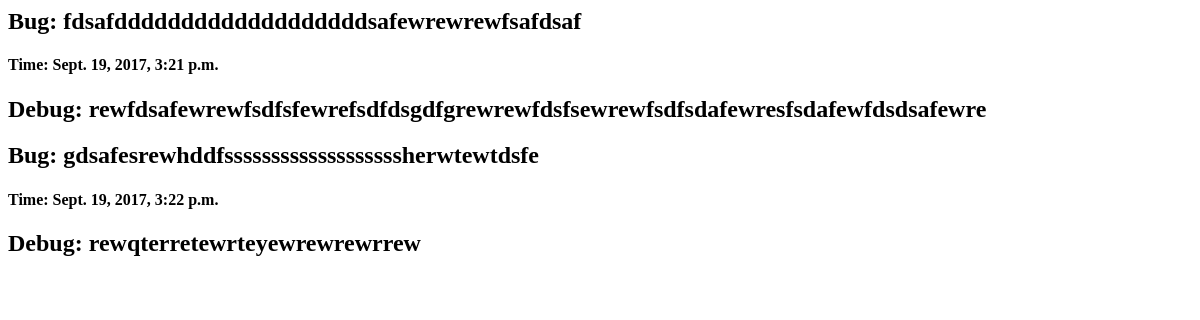
The page /debug/ on the database as committed earlier.
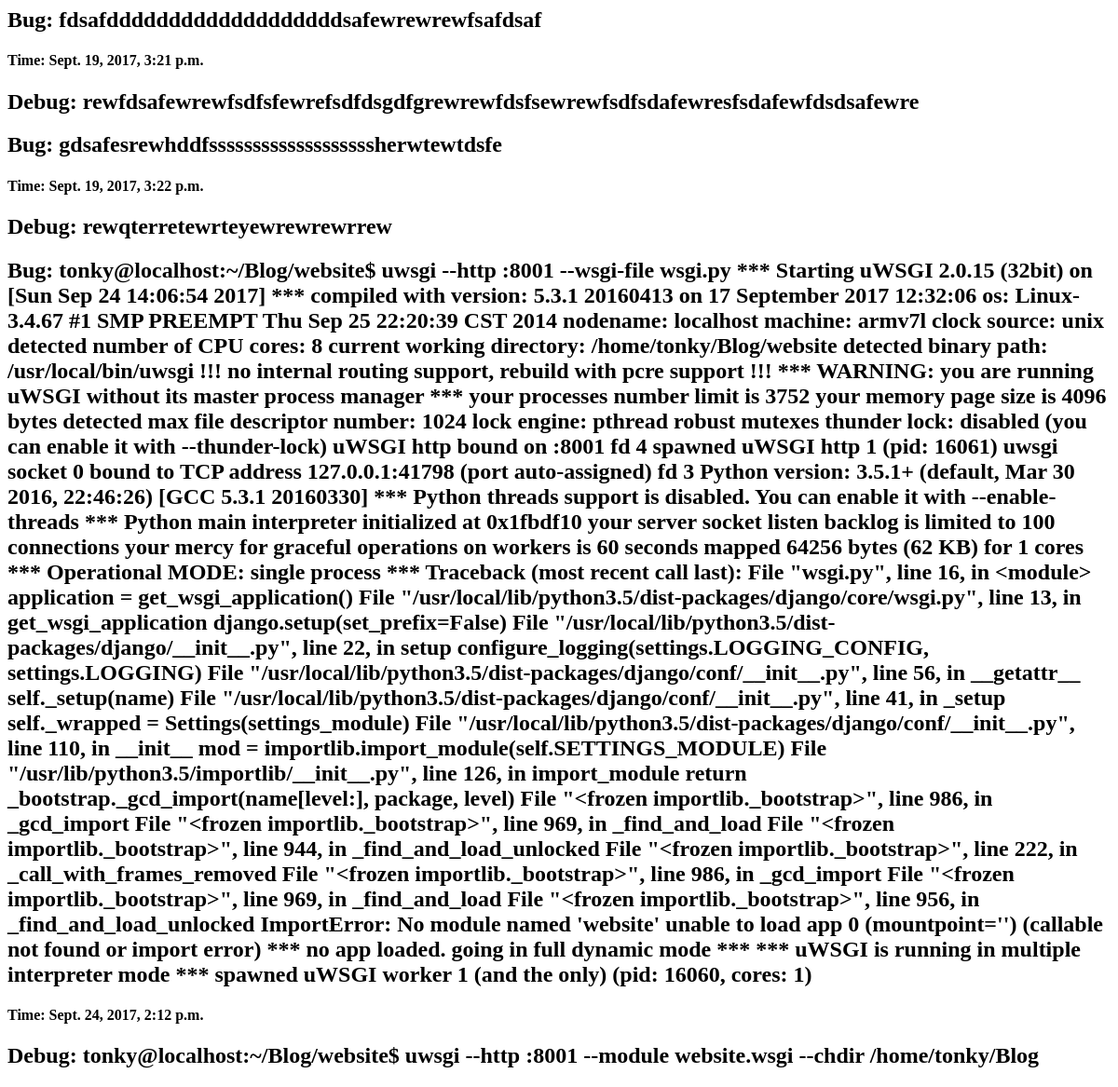
The same page on the database as committed later.
### blog/models.py (models this page shows)
class Debug(models.Model):
	bug = models.TextField()
	env = models.CharField(max_length = 150)
	timestamp = models.DateTimeField()
	debug = models.TextField()

### blog/views.py (the view)
# urls.py: url(r'^debug/$',debug),
def debug(request):
	debug_list = Debug.objects.all()
	return render_to_response('debug.html',{'debug_list' : debug_list})

### blog/templates/debug.html (shortened to what this page needs)
{% for debug in debug_list %}
<h2>Bug: {{ debug.bug }}</h2>
<h4>Time: {{ debug.timestamp }}</h4>
<h2>Debug: {{ debug.debug }}</h2>
{% endfor %}

Rows that differ between the two databases and show on the page:
added Debug: bug "tonky@localhost:~/Blog/website$ uwsgi --http :8001 --wsgi-file wsgi.py *** Starting uWSGI 2.0.15 (32bit) on [Sun Sep 24 14:06:54 2017] *** compiled with version: 5.3.1 20160413 on 17 September 2017 12:32:06 os: Linux-3.4.67 #1 SMP PREEMPT Thu Sep 25 22:20:39 CST 2014 nodename: localhost machine: armv7l clock source: unix detected number of CPU cores: 8 current working directory: /home/tonky/Blog/website detected binary path: /usr/local/bin/uwsgi !!! no internal routing support, rebuild with pcre support !!! *** WARNING: you are running uWSGI without its master process manager *** your processes number limit is 3752 your memory page size is 4096 bytes detected max file descriptor number:…", timestamp "Sept. 24, 2017, 2:12 p.m.", debug "tonky@localhost:~/Blog/website$ uwsgi --http :8001 --module website.wsgi --chdir /home/tonky/Blog"
